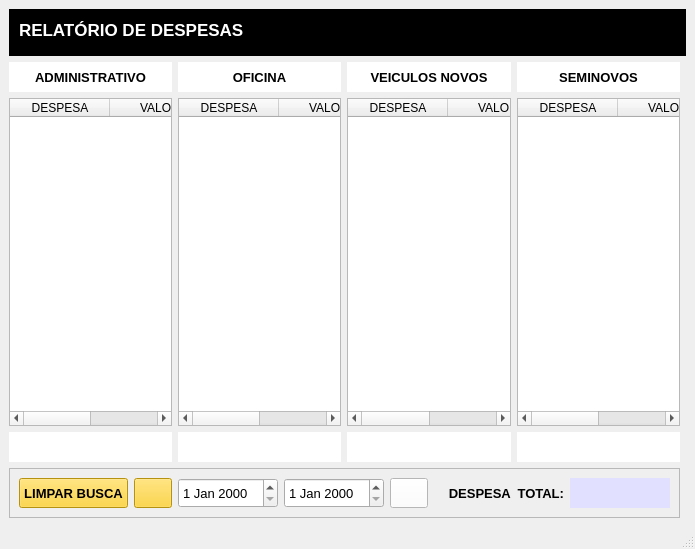
<?xml version="1.0" encoding="UTF-8"?>
<ui version="4.0">
 <class>MainWindow</class>
 <widget class="QMainWindow" name="MainWindow">
  <property name="geometry">
   <rect>
    <x>0</x>
    <y>0</y>
    <width>695</width>
    <height>549</height>
   </rect>
  </property>
  <property name="windowTitle">
   <string>MALOCH</string>
  </property>
  <property name="windowIcon">
   <iconset>
    <normaloff>../SCR/maloch.ico</normaloff>../SCR/maloch.ico</iconset>
  </property>
  <widget class="QWidget" name="centralwidget">
   <layout class="QGridLayout" name="gridLayout_5">
    <item row="5" column="0">
     <widget class="QLabel" name="label_5">
      <property name="minimumSize">
       <size>
        <width>0</width>
        <height>30</height>
       </size>
      </property>
      <property name="font">
       <font>
        <family>Segoe UI Symbol</family>
        <pointsize>10</pointsize>
        <weight>50</weight>
        <bold>false</bold>
       </font>
      </property>
      <property name="styleSheet">
       <string notr="true">background-color: rgb(255, 255, 255);</string>
      </property>
      <property name="text">
       <string/>
      </property>
      <property name="alignment">
       <set>Qt::AlignCenter</set>
      </property>
     </widget>
    </item>
    <item row="5" column="1">
     <widget class="QLabel" name="label_6">
      <property name="minimumSize">
       <size>
        <width>0</width>
        <height>30</height>
       </size>
      </property>
      <property name="font">
       <font>
        <family>Segoe UI Symbol</family>
        <pointsize>10</pointsize>
        <weight>50</weight>
        <bold>false</bold>
       </font>
      </property>
      <property name="styleSheet">
       <string notr="true">background-color: rgb(255, 255, 255);</string>
      </property>
      <property name="text">
       <string/>
      </property>
      <property name="alignment">
       <set>Qt::AlignCenter</set>
      </property>
     </widget>
    </item>
    <item row="5" column="3">
     <widget class="QLabel" name="label_8">
      <property name="minimumSize">
       <size>
        <width>0</width>
        <height>30</height>
       </size>
      </property>
      <property name="font">
       <font>
        <family>Segoe UI Symbol</family>
        <pointsize>10</pointsize>
        <weight>50</weight>
        <bold>false</bold>
       </font>
      </property>
      <property name="styleSheet">
       <string notr="true">background-color: rgb(255, 255, 255);</string>
      </property>
      <property name="text">
       <string/>
      </property>
      <property name="alignment">
       <set>Qt::AlignCenter</set>
      </property>
     </widget>
    </item>
    <item row="3" column="3">
     <widget class="QLabel" name="label_4">
      <property name="minimumSize">
       <size>
        <width>0</width>
        <height>30</height>
       </size>
      </property>
      <property name="font">
       <font>
        <family>Segoe UI Symbol</family>
        <pointsize>10</pointsize>
        <weight>75</weight>
        <bold>true</bold>
       </font>
      </property>
      <property name="styleSheet">
       <string notr="true">background-color: rgb(255, 255, 255);</string>
      </property>
      <property name="text">
       <string>SEMINOVOS</string>
      </property>
      <property name="alignment">
       <set>Qt::AlignCenter</set>
      </property>
     </widget>
    </item>
    <item row="4" column="2">
     <widget class="QTableWidget" name="tableWidget_2">
      <attribute name="horizontalHeaderStretchLastSection">
       <bool>true</bool>
      </attribute>
      <column>
       <property name="text">
        <string>DESPESA</string>
       </property>
      </column>
      <column>
       <property name="text">
        <string>VALOR</string>
       </property>
      </column>
     </widget>
    </item>
    <item row="4" column="0">
     <widget class="QTableWidget" name="tableWidget_4">
      <property name="sortingEnabled">
       <bool>false</bool>
      </property>
      <property name="wordWrap">
       <bool>true</bool>
      </property>
      <property name="cornerButtonEnabled">
       <bool>true</bool>
      </property>
      <attribute name="horizontalHeaderCascadingSectionResizes">
       <bool>false</bool>
      </attribute>
      <attribute name="horizontalHeaderMinimumSectionSize">
       <number>39</number>
      </attribute>
      <attribute name="horizontalHeaderShowSortIndicator" stdset="0">
       <bool>false</bool>
      </attribute>
      <attribute name="horizontalHeaderStretchLastSection">
       <bool>true</bool>
      </attribute>
      <column>
       <property name="text">
        <string>DESPESA</string>
       </property>
      </column>
      <column>
       <property name="text">
        <string>VALOR</string>
       </property>
      </column>
     </widget>
    </item>
    <item row="4" column="3">
     <widget class="QTableWidget" name="tableWidget">
      <attribute name="horizontalHeaderStretchLastSection">
       <bool>true</bool>
      </attribute>
      <column>
       <property name="text">
        <string>DESPESA</string>
       </property>
      </column>
      <column>
       <property name="text">
        <string>VALOR</string>
       </property>
      </column>
     </widget>
    </item>
    <item row="3" column="2">
     <widget class="QLabel" name="label_3">
      <property name="minimumSize">
       <size>
        <width>0</width>
        <height>30</height>
       </size>
      </property>
      <property name="font">
       <font>
        <family>Segoe UI Symbol</family>
        <pointsize>10</pointsize>
        <weight>75</weight>
        <bold>true</bold>
       </font>
      </property>
      <property name="styleSheet">
       <string notr="true">background-color: rgb(255, 255, 255);</string>
      </property>
      <property name="text">
       <string>VEICULOS NOVOS</string>
      </property>
      <property name="alignment">
       <set>Qt::AlignCenter</set>
      </property>
     </widget>
    </item>
    <item row="0" column="0" colspan="5">
     <widget class="QFrame" name="frame">
      <property name="minimumSize">
       <size>
        <width>0</width>
        <height>47</height>
       </size>
      </property>
      <property name="maximumSize">
       <size>
        <width>16777215</width>
        <height>100</height>
       </size>
      </property>
      <property name="styleSheet">
       <string notr="true">background-color: rgb(0, 0, 0);</string>
      </property>
      <property name="frameShape">
       <enum>QFrame::StyledPanel</enum>
      </property>
      <property name="frameShadow">
       <enum>QFrame::Raised</enum>
      </property>
      <widget class="QLabel" name="label_10">
       <property name="geometry">
        <rect>
         <x>10</x>
         <y>10</y>
         <width>231</width>
         <height>21</height>
        </rect>
       </property>
       <property name="font">
        <font>
         <family>Segoe UI Symbol</family>
         <pointsize>13</pointsize>
         <weight>75</weight>
         <bold>true</bold>
        </font>
       </property>
       <property name="styleSheet">
        <string notr="true">color: rgb(255, 255, 255);</string>
       </property>
       <property name="text">
        <string>RELATÓRIO DE DESPESAS</string>
       </property>
      </widget>
     </widget>
    </item>
    <item row="3" column="1">
     <widget class="QLabel" name="label_2">
      <property name="minimumSize">
       <size>
        <width>0</width>
        <height>30</height>
       </size>
      </property>
      <property name="font">
       <font>
        <family>Segoe UI Symbol</family>
        <pointsize>10</pointsize>
        <weight>75</weight>
        <bold>true</bold>
       </font>
      </property>
      <property name="styleSheet">
       <string notr="true">background-color: rgb(255, 255, 255);</string>
      </property>
      <property name="text">
       <string>OFICINA</string>
      </property>
      <property name="alignment">
       <set>Qt::AlignCenter</set>
      </property>
     </widget>
    </item>
    <item row="4" column="1">
     <widget class="QTableWidget" name="tableWidget_3">
      <attribute name="horizontalHeaderStretchLastSection">
       <bool>true</bool>
      </attribute>
      <column>
       <property name="text">
        <string>DESPESA</string>
       </property>
      </column>
      <column>
       <property name="text">
        <string>VALOR</string>
       </property>
      </column>
     </widget>
    </item>
    <item row="3" column="0">
     <widget class="QLabel" name="label">
      <property name="minimumSize">
       <size>
        <width>0</width>
        <height>30</height>
       </size>
      </property>
      <property name="font">
       <font>
        <family>Segoe UI Symbol</family>
        <pointsize>10</pointsize>
        <weight>75</weight>
        <bold>true</bold>
       </font>
      </property>
      <property name="styleSheet">
       <string notr="true">background-color: rgb(255, 255, 255);</string>
      </property>
      <property name="text">
       <string>ADMINISTRATIVO</string>
      </property>
      <property name="alignment">
       <set>Qt::AlignCenter</set>
      </property>
     </widget>
    </item>
    <item row="5" column="2">
     <widget class="QLabel" name="label_7">
      <property name="minimumSize">
       <size>
        <width>0</width>
        <height>30</height>
       </size>
      </property>
      <property name="font">
       <font>
        <family>Segoe UI Symbol</family>
        <pointsize>10</pointsize>
        <weight>50</weight>
        <bold>false</bold>
       </font>
      </property>
      <property name="styleSheet">
       <string notr="true">background-color: rgb(255, 255, 255);</string>
      </property>
      <property name="text">
       <string/>
      </property>
      <property name="alignment">
       <set>Qt::AlignCenter</set>
      </property>
     </widget>
    </item>
    <item row="6" column="0" colspan="4">
     <widget class="QFrame" name="frame_2">
      <property name="minimumSize">
       <size>
        <width>0</width>
        <height>50</height>
       </size>
      </property>
      <property name="frameShape">
       <enum>QFrame::StyledPanel</enum>
      </property>
      <property name="frameShadow">
       <enum>QFrame::Raised</enum>
      </property>
      <layout class="QGridLayout" name="gridLayout">
       <item row="0" column="4">
        <widget class="QDateEdit" name="dateEdit_2">
         <property name="minimumSize">
          <size>
           <width>93</width>
           <height>30</height>
          </size>
         </property>
         <property name="maximumSize">
          <size>
           <width>100</width>
           <height>16777215</height>
          </size>
         </property>
         <property name="font">
          <font>
           <family>Segoe UI Symbol</family>
           <pointsize>10</pointsize>
          </font>
         </property>
         <property name="styleSheet">
          <string notr="true">border-radius: 1em;</string>
         </property>
        </widget>
       </item>
       <item row="0" column="2">
        <widget class="QPushButton" name="filtro_2">
         <property name="minimumSize">
          <size>
           <width>0</width>
           <height>30</height>
          </size>
         </property>
         <property name="maximumSize">
          <size>
           <width>38</width>
           <height>16777215</height>
          </size>
         </property>
         <property name="font">
          <font>
           <family>Segoe UI Symbol</family>
           <pointsize>10</pointsize>
           <weight>75</weight>
           <bold>true</bold>
          </font>
         </property>
         <property name="cursor">
          <cursorShape>PointingHandCursor</cursorShape>
         </property>
         <property name="styleSheet">
          <string notr="true">background-color: rgb(255, 205, 24);
border-radius: 1em;</string>
         </property>
         <property name="text">
          <string/>
         </property>
         <property name="icon">
          <iconset>
           <normaloff>../SCR/lupa.png</normaloff>../SCR/lupa.png</iconset>
         </property>
         <property name="iconSize">
          <size>
           <width>34</width>
           <height>22</height>
          </size>
         </property>
        </widget>
       </item>
       <item row="0" column="7">
        <widget class="QLabel" name="label_9">
         <property name="minimumSize">
          <size>
           <width>100</width>
           <height>30</height>
          </size>
         </property>
         <property name="maximumSize">
          <size>
           <width>100</width>
           <height>16777215</height>
          </size>
         </property>
         <property name="font">
          <font>
           <family>Segoe UI Symbol</family>
           <pointsize>10</pointsize>
           <weight>75</weight>
           <bold>true</bold>
          </font>
         </property>
         <property name="styleSheet">
          <string notr="true">border-radius: 1em;
background-color: rgb(226, 224, 255);</string>
         </property>
         <property name="text">
          <string/>
         </property>
         <property name="alignment">
          <set>Qt::AlignCenter</set>
         </property>
        </widget>
       </item>
       <item row="0" column="1">
        <widget class="QPushButton" name="limpar">
         <property name="minimumSize">
          <size>
           <width>109</width>
           <height>30</height>
          </size>
         </property>
         <property name="maximumSize">
          <size>
           <width>109</width>
           <height>16777215</height>
          </size>
         </property>
         <property name="font">
          <font>
           <family>Segoe UI Symbol</family>
           <pointsize>10</pointsize>
           <weight>75</weight>
           <bold>true</bold>
          </font>
         </property>
         <property name="cursor">
          <cursorShape>PointingHandCursor</cursorShape>
         </property>
         <property name="styleSheet">
          <string notr="true">background-color: rgb(255, 205, 24);
border-radius: 1em;</string>
         </property>
         <property name="text">
          <string>LIMPAR BUSCA</string>
         </property>
        </widget>
       </item>
       <item row="0" column="3">
        <widget class="QDateEdit" name="dateEdit">
         <property name="minimumSize">
          <size>
           <width>93</width>
           <height>30</height>
          </size>
         </property>
         <property name="maximumSize">
          <size>
           <width>100</width>
           <height>16777215</height>
          </size>
         </property>
         <property name="font">
          <font>
           <family>Segoe UI Symbol</family>
           <pointsize>10</pointsize>
          </font>
         </property>
         <property name="styleSheet">
          <string notr="true">border-radius: 1em;</string>
         </property>
        </widget>
       </item>
       <item row="0" column="6">
        <widget class="QLabel" name="label_11">
         <property name="minimumSize">
          <size>
           <width>0</width>
           <height>30</height>
          </size>
         </property>
         <property name="font">
          <font>
           <family>Segoe UI Symbol</family>
           <pointsize>10</pointsize>
           <weight>75</weight>
           <bold>true</bold>
          </font>
         </property>
         <property name="text">
          <string>DESPESA  TOTAL:</string>
         </property>
         <property name="alignment">
          <set>Qt::AlignRight|Qt::AlignTrailing|Qt::AlignVCenter</set>
         </property>
        </widget>
       </item>
       <item row="0" column="5">
        <widget class="QPushButton" name="pushButton">
         <property name="minimumSize">
          <size>
           <width>0</width>
           <height>30</height>
          </size>
         </property>
         <property name="maximumSize">
          <size>
           <width>38</width>
           <height>16777215</height>
          </size>
         </property>
         <property name="cursor">
          <cursorShape>PointingHandCursor</cursorShape>
         </property>
         <property name="styleSheet">
          <string notr="true">background-color: rgb(255, 255, 255);
border-radius: 1em;</string>
         </property>
         <property name="text">
          <string/>
         </property>
         <property name="icon">
          <iconset>
           <normaloff>../SCR/Excel.png</normaloff>../SCR/Excel.png</iconset>
         </property>
         <property name="iconSize">
          <size>
           <width>21</width>
           <height>24</height>
          </size>
         </property>
        </widget>
       </item>
      </layout>
     </widget>
    </item>
   </layout>
  </widget>
  <widget class="QStatusBar" name="statusbar"/>
 </widget>
 <resources/>
 <connections/>
</ui>
